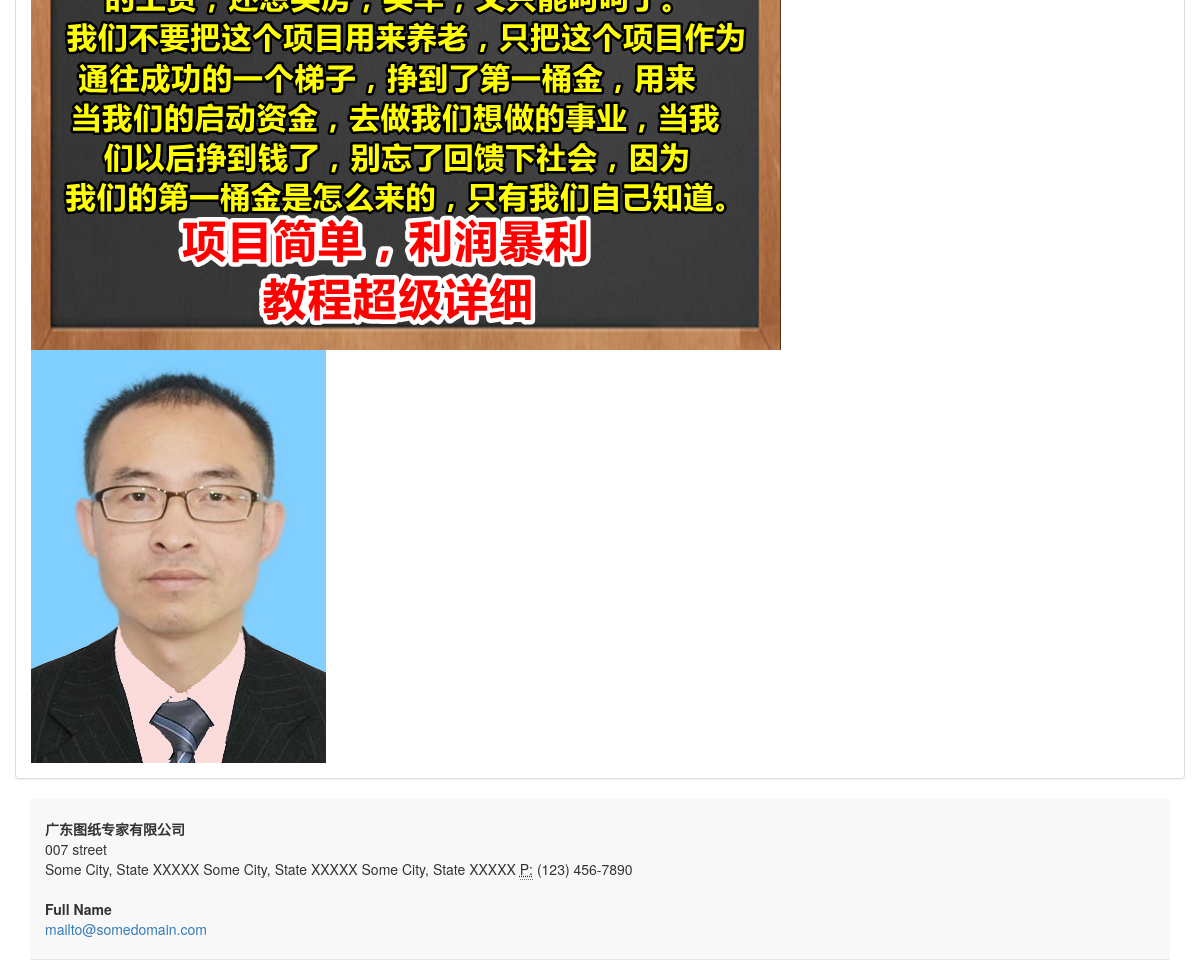
/home/house_detail/2/ (lower part), run on an earlier commit of the app's database.
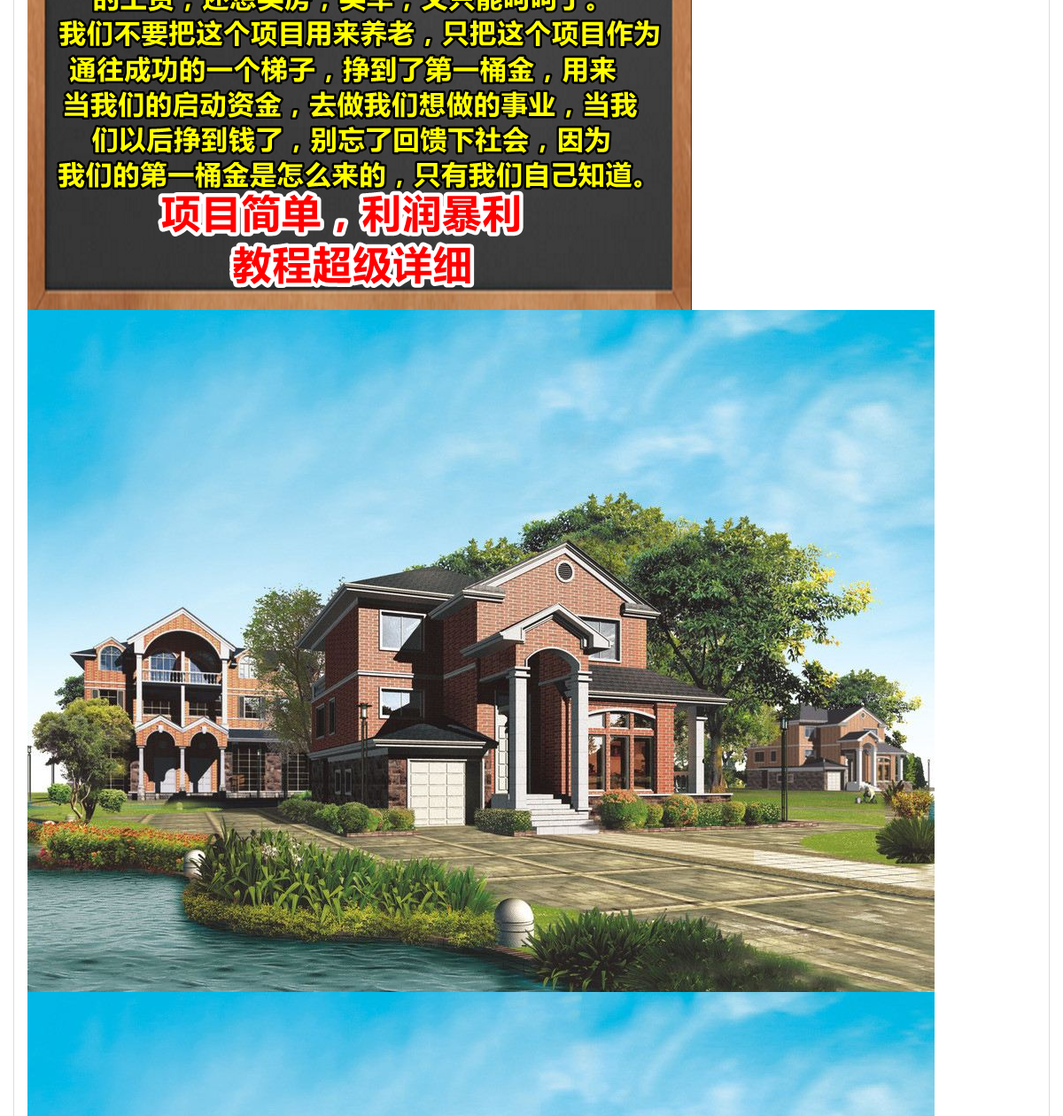
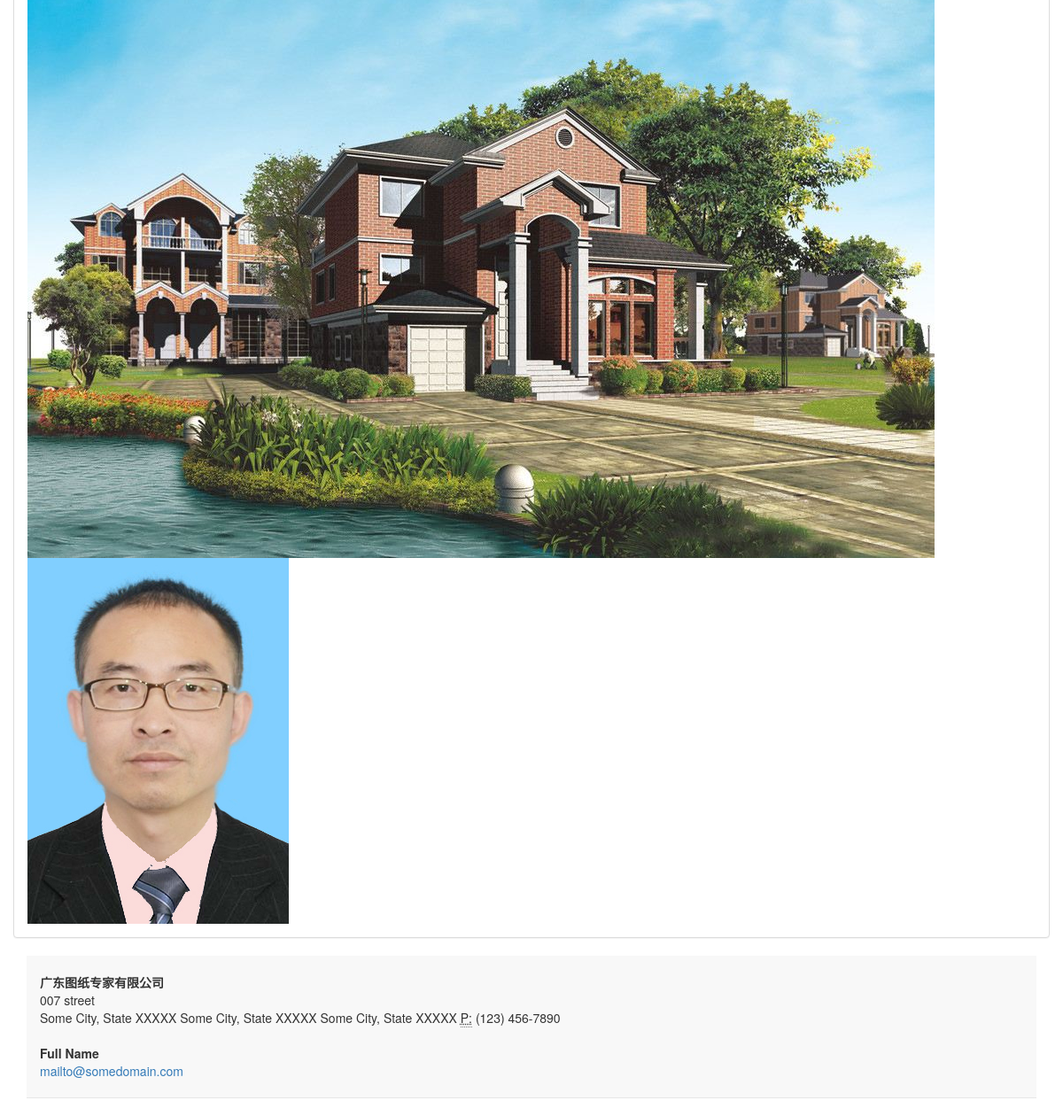
And on a later commit of the database (2 pictures, top to bottom).
### home/models.py (models this page shows, shortened)
class Photo(models.Model):
	if_cover_choices=(('1','是'),('0','否'),)
	house=models.ForeignKey(House)
	images=models.ImageField(upload_to='static/photos')
	title=models.CharField('图片说明',max_length=100,blank=True)
	order=models.CharField('排序标志',max_length=10,default=0)
	if_cover=models.CharField('是否设置为封面图片',max_length=10,choices=if_cover_choices,default='0')

### home/views.py (the view)
# urls.py: url(r'house_detail/(?P<house_id>[0-9]+)/$',house_detail)
def house_detail(request,house_id):
	house=House.objects.get(pk=house_id)
	photo_list=Photo.objects.filter(house=house_id).order_by('order')
	context={'house_detail':house,'photo_list':photo_list}
	return render(request,"home/house_detail.html",context)

### templates/home/house_detail.html (shortened to what this page needs)
<!DOCTYPE html>
<html>
   <head>
<link rel="stylesheet" href="/static/bootstrap-3.3.7-dist/css/bootstrap.min.css">
<link rel="stylesheet" href="/static/bootstrap-3.3.7-dist/css/mycss.css">
   </head>
<body>
<div class="container">
	<div class=row>
<div class="panel panel-default">
	<div class="panel-body">
		{% for photo in photo_list %}
        		<img src='/static/media/{{photo.images}}' class='img-responsive'></img>
		{% endfor%}
	</div>
</div>
</div>
<nav class="navbar navbar-default navbar-static-top" role="navigation">
	<div class="container">
    <div class="navbar-header">
<br/>
<address>
        <strong>广东图纸专家有限公司</strong><br>
        007 street<br>
        Some City, State XXXXX Some City, State XXXXX  Some City, State XXXXX
        <abbr title="Phone">P:</abbr> (123) 456-7890
</address>
<address>
        <strong>Full Name</strong><br>
        <a href="mailto:#">mailto@somedomain.com</a>
</address>
    </div>
	</div>
	</nav>
</div>
</body>
</html>

What changed in the data, as far as the page shows it:
added Photo: images (picture)
added Photo: images (picture)
